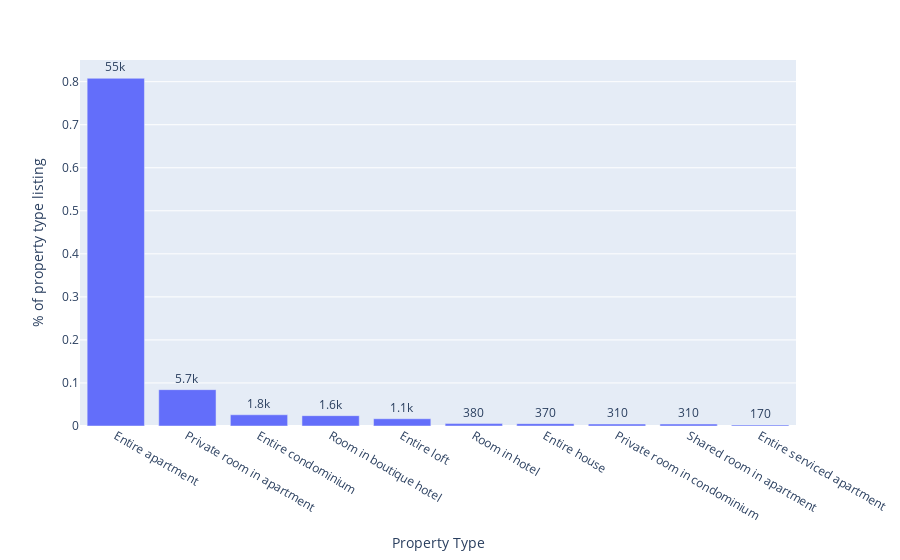

Notebook source saved alongside this figure:
### Code cell
# Proportion of property type in Paris
y = (df_list_avg_price_prp['property_type'].value_counts()/df_list_avg_price_prp.shape[0]).head(10)
x = df_list_avg_price_prp['property_type'].value_counts().head(10).index.tolist()
text = df_list_avg_price_prp['property_type'].value_counts().head(10)


fig = px.bar( y=y, x=x, text=text, labels=dict(x="Property Type", y="% of property type listing", color="Place"))
fig.update_traces(texttemplate='%{text:.2s}', textposition='outside')
fig.update_layout(uniformtext_minsize=8, uniformtext_mode='hide')
fig.show()

### Figure 1 — Plotly figure (JSON) as saved in the notebook; plotly's stock layout.template omitted (floating-point values rounded to 4 significant figures)
{"data": [{"alignmentgroup": "True", "hovertemplate": "Property Type=%{x}<br>% of property type listing=%{y}<br>text=%{text}<extra></extra>", "legendgroup": "", "marker": {"color": "#636efa"}, "name": "", "offsetgroup": "", "orientation": "v", "showlegend": false, "text": [54583, 5705, 1762, 1622, 1139, 379, 369, 307, 305, 166], "textposition": "outside", "texttemplate": "%{text:.2s}", "type": "bar", "x": ["Entire apartment", "Private room in apartment", "Entire condominium", "Room in boutique hotel", "Entire loft", "Room in hotel", "Entire house", "Private room in condominium", "Shared room in apartment", "Entire serviced apartment"], "xaxis": "x", "y": [0.8079, 0.08444, 0.02608, 0.02401, 0.01686, 0.005609, 0.005461, 0.004544, 0.004514, 0.002457], "yaxis": "y"}], "layout": {"barmode": "relative", "legend": {"tracegroupgap": 0}, "margin": {"t": 60}, "uniformtext": {"minsize": 8, "mode": "hide"}, "xaxis": {"anchor": "y", "domain": [0, 1], "title": {"text": "Property Type"}}, "yaxis": {"anchor": "x", "domain": [0, 1], "title": {"text": "% of property type listing"}}}}
